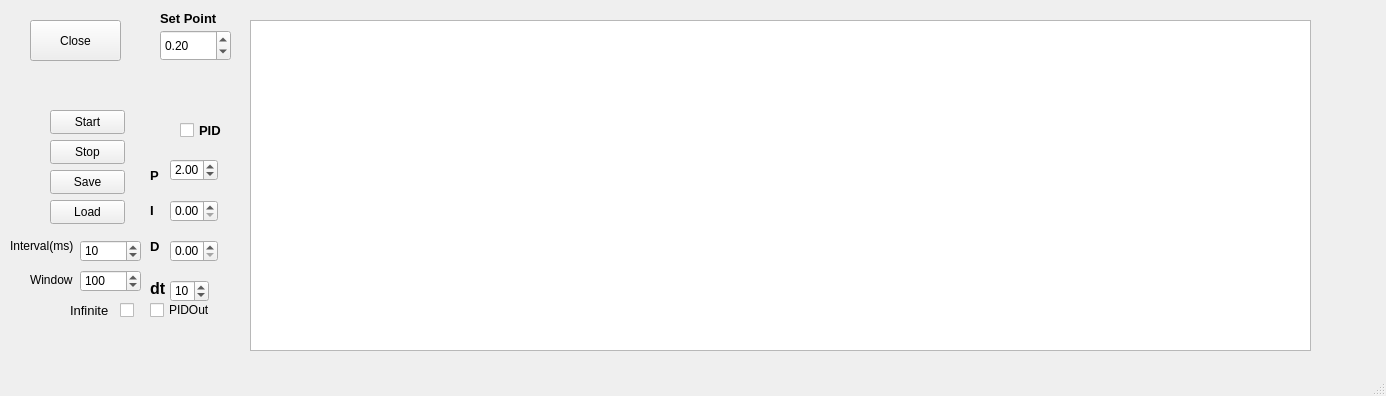
<?xml version="1.0" encoding="UTF-8"?>
<ui version="4.0">
 <class>MainWindow</class>
 <widget class="QMainWindow" name="MainWindow">
  <property name="geometry">
   <rect>
    <x>0</x>
    <y>0</y>
    <width>1386</width>
    <height>396</height>
   </rect>
  </property>
  <property name="windowTitle">
   <string>MainWindow</string>
  </property>
  <widget class="QWidget" name="centralwidget">
   <widget class="QCheckBox" name="PID_checkBox">
    <property name="geometry">
     <rect>
      <x>180</x>
      <y>120</y>
      <width>76</width>
      <height>20</height>
     </rect>
    </property>
    <property name="font">
     <font>
      <pointsize>10</pointsize>
      <bold>true</bold>
     </font>
    </property>
    <property name="text">
     <string>PID</string>
    </property>
   </widget>
   <widget class="QDoubleSpinBox" name="p_doubleSpinBox">
    <property name="geometry">
     <rect>
      <x>170</x>
      <y>159</y>
      <width>48</width>
      <height>22</height>
     </rect>
    </property>
    <property name="maximum">
     <double>30.000000000000000</double>
    </property>
    <property name="singleStep">
     <double>0.200000000000000</double>
    </property>
    <property name="value">
     <double>2.000000000000000</double>
    </property>
   </widget>
   <widget class="QDoubleSpinBox" name="i_doubleSpinBox">
    <property name="geometry">
     <rect>
      <x>170</x>
      <y>200</y>
      <width>48</width>
      <height>22</height>
     </rect>
    </property>
    <property name="maximum">
     <double>20.000000000000000</double>
    </property>
    <property name="singleStep">
     <double>0.100000000000000</double>
    </property>
   </widget>
   <widget class="QDoubleSpinBox" name="d_doubleSpinBox">
    <property name="geometry">
     <rect>
      <x>170</x>
      <y>240</y>
      <width>48</width>
      <height>22</height>
     </rect>
    </property>
    <property name="maximum">
     <double>20.000000000000000</double>
    </property>
    <property name="singleStep">
     <double>0.100000000000000</double>
    </property>
   </widget>
   <widget class="QLabel" name="label_4">
    <property name="geometry">
     <rect>
      <x>160</x>
      <y>10</y>
      <width>71</width>
      <height>16</height>
     </rect>
    </property>
    <property name="font">
     <font>
      <pointsize>10</pointsize>
      <bold>true</bold>
     </font>
    </property>
    <property name="text">
     <string>Set Point</string>
    </property>
   </widget>
   <widget class="QDoubleSpinBox" name="sp_doubleSpinBox">
    <property name="geometry">
     <rect>
      <x>160</x>
      <y>30</y>
      <width>71</width>
      <height>31</height>
     </rect>
    </property>
    <property name="maximum">
     <double>0.800000000000000</double>
    </property>
    <property name="singleStep">
     <double>0.050000000000000</double>
    </property>
    <property name="value">
     <double>0.200000000000000</double>
    </property>
   </widget>
   <widget class="QSplitter" name="splitter">
    <property name="geometry">
     <rect>
      <x>150</x>
      <y>160</y>
      <width>20</width>
      <height>101</height>
     </rect>
    </property>
    <property name="font">
     <font>
      <pointsize>10</pointsize>
      <bold>true</bold>
     </font>
    </property>
    <property name="orientation">
     <enum>Qt::Vertical</enum>
    </property>
    <widget class="QWidget" name="layoutWidget">
     <layout class="QVBoxLayout" name="verticalLayout">
      <item>
       <widget class="QLabel" name="p_label">
        <property name="font">
         <font>
          <pointsize>10</pointsize>
          <bold>true</bold>
         </font>
        </property>
        <property name="text">
         <string>P</string>
        </property>
       </widget>
      </item>
      <item>
       <widget class="QLabel" name="i_label">
        <property name="font">
         <font>
          <pointsize>10</pointsize>
          <bold>true</bold>
         </font>
        </property>
        <property name="text">
         <string>I</string>
        </property>
       </widget>
      </item>
      <item>
       <widget class="QLabel" name="d_label">
        <property name="font">
         <font>
          <pointsize>10</pointsize>
          <bold>true</bold>
         </font>
        </property>
        <property name="text">
         <string>D</string>
        </property>
       </widget>
      </item>
     </layout>
    </widget>
   </widget>
   <widget class="QPushButton" name="close_button">
    <property name="geometry">
     <rect>
      <x>30</x>
      <y>20</y>
      <width>91</width>
      <height>41</height>
     </rect>
    </property>
    <property name="text">
     <string>Close</string>
    </property>
   </widget>
   <widget class="PlotWidget" name="graphwidget">
    <property name="geometry">
     <rect>
      <x>250</x>
      <y>20</y>
      <width>1061</width>
      <height>331</height>
     </rect>
    </property>
   </widget>
   <widget class="QLabel" name="dt_label">
    <property name="geometry">
     <rect>
      <x>150</x>
      <y>280</y>
      <width>21</width>
      <height>16</height>
     </rect>
    </property>
    <property name="font">
     <font>
      <pointsize>12</pointsize>
      <bold>true</bold>
     </font>
    </property>
    <property name="text">
     <string>dt</string>
    </property>
   </widget>
   <widget class="QSpinBox" name="dt_SpinBox">
    <property name="geometry">
     <rect>
      <x>170</x>
      <y>280</y>
      <width>39</width>
      <height>22</height>
     </rect>
    </property>
    <property name="maximum">
     <number>100</number>
    </property>
    <property name="singleStep">
     <number>1</number>
    </property>
    <property name="value">
     <number>10</number>
    </property>
   </widget>
   <widget class="QCheckBox" name="PIDout_checkBox">
    <property name="geometry">
     <rect>
      <x>150</x>
      <y>300</y>
      <width>76</width>
      <height>20</height>
     </rect>
    </property>
    <property name="text">
     <string>PIDOut</string>
    </property>
   </widget>
   <widget class="QPushButton" name="save_button">
    <property name="geometry">
     <rect>
      <x>50</x>
      <y>170</y>
      <width>75</width>
      <height>24</height>
     </rect>
    </property>
    <property name="text">
     <string>Save</string>
    </property>
   </widget>
   <widget class="QSpinBox" name="win_SpinBox">
    <property name="geometry">
     <rect>
      <x>80</x>
      <y>270</y>
      <width>61</width>
      <height>22</height>
     </rect>
    </property>
    <property name="maximum">
     <number>99999</number>
    </property>
    <property name="singleStep">
     <number>1</number>
    </property>
    <property name="value">
     <number>100</number>
    </property>
   </widget>
   <widget class="QPushButton" name="load_button">
    <property name="geometry">
     <rect>
      <x>50</x>
      <y>200</y>
      <width>75</width>
      <height>24</height>
     </rect>
    </property>
    <property name="text">
     <string>Load</string>
    </property>
   </widget>
   <widget class="QLabel" name="int_label">
    <property name="geometry">
     <rect>
      <x>10</x>
      <y>230</y>
      <width>71</width>
      <height>31</height>
     </rect>
    </property>
    <property name="font">
     <font>
      <pointsize>9</pointsize>
      <bold>false</bold>
     </font>
    </property>
    <property name="text">
     <string>Interval(ms)</string>
    </property>
   </widget>
   <widget class="QCheckBox" name="inf_checkBox">
    <property name="geometry">
     <rect>
      <x>120</x>
      <y>300</y>
      <width>21</width>
      <height>20</height>
     </rect>
    </property>
   </widget>
   <widget class="QLabel" name="win_label">
    <property name="geometry">
     <rect>
      <x>30</x>
      <y>270</y>
      <width>51</width>
      <height>20</height>
     </rect>
    </property>
    <property name="font">
     <font>
      <pointsize>9</pointsize>
      <bold>false</bold>
     </font>
    </property>
    <property name="text">
     <string>Window</string>
    </property>
   </widget>
   <widget class="QPushButton" name="start_button">
    <property name="geometry">
     <rect>
      <x>50</x>
      <y>110</y>
      <width>75</width>
      <height>24</height>
     </rect>
    </property>
    <property name="text">
     <string>Start</string>
    </property>
   </widget>
   <widget class="QSpinBox" name="int_SpinBox">
    <property name="geometry">
     <rect>
      <x>80</x>
      <y>240</y>
      <width>61</width>
      <height>22</height>
     </rect>
    </property>
    <property name="maximum">
     <number>2000</number>
    </property>
    <property name="singleStep">
     <number>1</number>
    </property>
    <property name="value">
     <number>10</number>
    </property>
   </widget>
   <widget class="QPushButton" name="stop_button">
    <property name="geometry">
     <rect>
      <x>50</x>
      <y>140</y>
      <width>75</width>
      <height>24</height>
     </rect>
    </property>
    <property name="text">
     <string>Stop</string>
    </property>
   </widget>
   <widget class="QLabel" name="inf_label">
    <property name="geometry">
     <rect>
      <x>70</x>
      <y>300</y>
      <width>51</width>
      <height>20</height>
     </rect>
    </property>
    <property name="font">
     <font>
      <pointsize>10</pointsize>
      <bold>false</bold>
     </font>
    </property>
    <property name="text">
     <string>Infinite</string>
    </property>
   </widget>
  </widget>
  <widget class="QMenuBar" name="menubar">
   <property name="geometry">
    <rect>
     <x>0</x>
     <y>0</y>
     <width>1386</width>
     <height>22</height>
    </rect>
   </property>
  </widget>
  <widget class="QStatusBar" name="statusbar"/>
 </widget>
 <customwidgets>
  <customwidget>
   <class>PlotWidget</class>
   <extends>QGraphicsView</extends>
   <header location="global">pyqtgraph</header>
  </customwidget>
 </customwidgets>
 <resources/>
 <connections/>
</ui>
